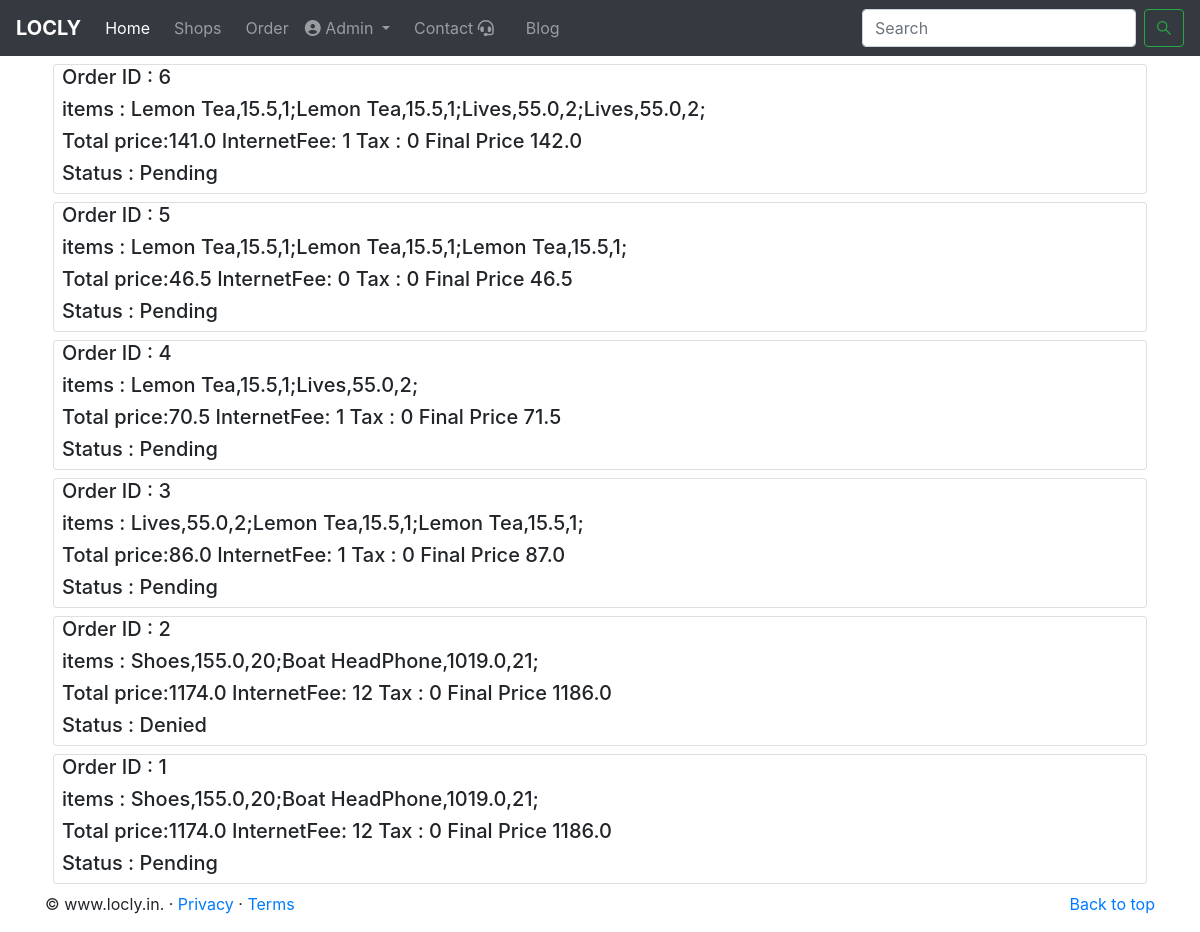
The app's page /ordertracker (signed in) with its own data.
### MyApp/models.py (models this page shows, shortened)
class order(models.Model):
    user=models.ForeignKey(User,on_delete=models.CASCADE)
    shop=models.ForeignKey(shop,on_delete=models.CASCADE)
    price=models.CharField(max_length=100)
    items=models.CharField(max_length=200)
    date=models.DateTimeField(auto_now_add=True)
    address=models.CharField(max_length=200)
    Pending = 'Pending'
    Accepted = 'Accepted'
    Dispatched='Dispatched'
    Denied='Denied'
    Delivered='Delivered'
    COD='COD'
    Online='Online'
    CHOICES = [
        (Pending, 'Pending'),
        (Accepted, 'Accepted'),
        (Dispatched, 'Dispatched'),
        (Denied, 'Denied'),
        (Delivered, 'Delivered')]
    status = models.CharField(max_length=20,choices=CHOICES,default=Pending)
    Mode=[
        (COD,'COD'),
        (Online,'Online')
    ]
    payment = models.CharField(max_length=20,choices=Mode,default=COD)

### MyApp/views.py (the view)
# urls.py: path('ordertracker', views.order_tracker ,name='Order_Tracker'),
@login_required(login_url='/login')
def order_tracker(request):
    track=order.objects.filter(user=request.user)
    param={'order':track}
    return render(request,'order_tracker.html',param)

### templates/order_tracker.html (shortened to what this page needs)
{% extends 'base.html' %}
{% block body %}
<div class="container my-2">
{% for item in order reversed %}
<div class="card mx-2 my-2">
    <div class="row mx-2">
        <h5>  Order ID : {{item.id}}</h5>
    </div>
    <div class="row mx-2">
        <h5>  items : {{item.items}}</h5>
    </div>
    <div class="row mx-2">
        <h5>{{item.price}}</h5>
    </div>
    <div class="row mx-2">
        <h5>  Status : {{item.status}}</h5>
    </div>
</div>
{% endfor %}
</div>
{% endblock body %}

### templates/base.html (shortened to what this page needs)
<!doctype html>
<html lang="en">
<head>
  <link rel="stylesheet" href="https://stackpath.bootstrapcdn.com/bootstrap/4.4.1/css/bootstrap.min.css"
>
</head>
<body>
  <header>
  <nav class="navbar navbar-expand-lg navbar-dark bg-dark">
    <a class="navbar-brand" href="/"><b>LOCLY</b></a>
    <div class="collapse navbar-collapse" id="navbarNav">
      <ul class="navbar-nav">
        <li class="nav-item active">
          <a class="nav-link" href="/">Home <span class="sr-only">(current)</span></a>
        </li>
        <li class="nav-item">
          <a class="nav-link mx-2" href="/shops">Shops</a>
        </li>
        {% if not request.user.is_anonymous %}
        <li class="nav-item">
          <a class="nav-link" href="/ordertracker">Order</a>
        </li>
        {% endif %}
        {% if not request.user.is_anonymous %}
        <li class="nav-item dropdown">
          <a class="nav-link dropdown-toggle" href="#" id="navbarDropdown" role="button" data-toggle="dropdown" aria-haspopup="true" aria-expanded="false">
            <i class="fas fa-user-circle"></i> {{request.user.first_name}}
          </a>
        </li>
        {% endif %}
        <li class="nav-item">
          <a class="nav-link mx-2" href="contact">Contact <i class="fas fa-headset"></i></a>
        </li>
        <li class="nav-item">
          <a class="nav-link mx-2" href="/blog/0">Blog </a>
        </li>
    </div>
    <form method="GET" action="/search" class="form-inline my-2 my-lg-0">
      <input class="form-control mr-sm-2" type="search" placeholder="Search" name='search'aria-label="Search">
      <button class="btn btn-outline-success my-2 my-sm-0" type="submit"><i class="fab fa-sistrix"></i></button>
    </form>
  </nav>
</header>
  {% block body %}
  {% endblock body %}
</body>
<footer class="container">
  <p class="float-right"><a href="#">Back to top</a></p>
  <p>&copy; www.locly.in. &middot; <a href="#">Privacy</a> &middot; <a href="#">Terms</a></p>
</footer>
</html>

### records on screen
order: id "6", items "Lemon Tea,15.5,1;Lemon Tea,15.5,1;Lives,55.0,2;Lives,55.0,2;", price "Total price:141.0 InternetFee: 1 Tax : 0 Final Price 142.0", status "Pending"
order: id "5", items "Lemon Tea,15.5,1;Lemon Tea,15.5,1;Lemon Tea,15.5,1;", price "Total price:46.5 InternetFee: 0 Tax : 0 Final Price 46.5", status "Pending"
order: id "4", items "Lemon Tea,15.5,1;Lives,55.0,2;", price "Total price:70.5 InternetFee: 1 Tax : 0 Final Price 71.5", status "Pending"
order: id "3", items "Lives,55.0,2;Lemon Tea,15.5,1;Lemon Tea,15.5,1;", price "Total price:86.0 InternetFee: 1 Tax : 0 Final Price 87.0", status "Pending"
order: id "2", items "Shoes,155.0,20;Boat HeadPhone,1019.0,21;", price "Total price:1174.0 InternetFee: 12 Tax : 0 Final Price 1186.0", status "Denied"
order: id "1", items "Shoes,155.0,20;Boat HeadPhone,1019.0,21;", price "Total price:1174.0 InternetFee: 12 Tax : 0 Final Price 1186.0", status "Pending"

### other values on screen
{{ request.user.first_name }} "Admin"
